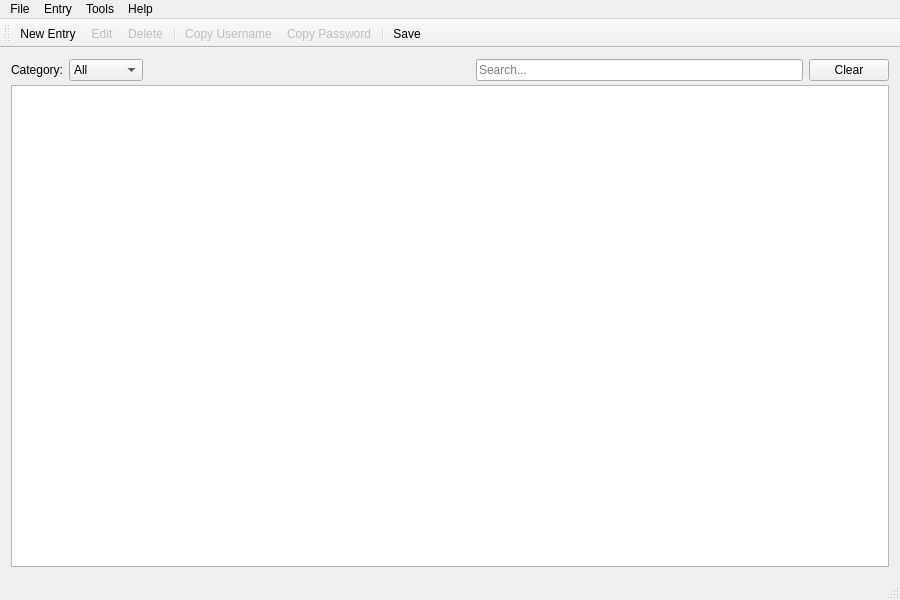
<?xml version="1.0" encoding="UTF-8"?>
<ui version="4.0">
 <class>MainWindow</class>
 <widget class="QMainWindow" name="MainWindow">
  <property name="geometry">
   <rect><x>0</x><y>0</y><width>900</width><height>600</height></rect>
  </property>
  <property name="windowTitle"><string>Password Manager</string></property>
  <property name="minimumSize"><size><width>640</width><height>420</height></size></property>
  <widget class="QWidget" name="centralWidget">
   <layout class="QVBoxLayout" name="verticalLayoutCentral">
    <property name="spacing"><number>4</number></property>
    <property name="contentsMargins"><number>6</number><number>6</number><number>6</number><number>6</number></property>
    <item>
     <layout class="QHBoxLayout" name="horizontalLayoutFilter">
      <item>
       <widget class="QLabel" name="labelCategory">
        <property name="text"><string>Category:</string></property>
        <property name="maximumWidth"><number>65</number></property>
       </widget>
      </item>
      <item>
       <widget class="QComboBox" name="comboBoxCategory">
        <property name="minimumWidth"><number>120</number></property>
        <item><property name="text"><string>All</string></property></item>
        <item><property name="text"><string>General</string></property></item>
        <item><property name="text"><string>Work</string></property></item>
        <item><property name="text"><string>Finance</string></property></item>
        <item><property name="text"><string>Social</string></property></item>
        <item><property name="text"><string>Email</string></property></item>
       </widget>
      </item>
      <item>
       <spacer name="spacerFilterLeft">
        <property name="orientation"><enum>Qt::Horizontal</enum></property>
        <property name="sizeHint" stdset="0"><size><width>40</width><height>20</height></size></property>
       </spacer>
      </item>
      <item>
       <widget class="QLineEdit" name="lineEditSearch">
        <property name="placeholderText"><string>Search...</string></property>
        <property name="minimumWidth"><number>200</number></property>
        <property name="clearButtonEnabled"><bool>true</bool></property>
       </widget>
      </item>
      <item>
       <widget class="QPushButton" name="pushButtonClear">
        <property name="text"><string>Clear</string></property>
        <property name="maximumWidth"><number>60</number></property>
       </widget>
      </item>
     </layout>
    </item>
    <item>
     <widget class="QTableView" name="tableViewPasswords">
      <property name="sizePolicy">
       <sizepolicy hsizetype="Expanding" vsizetype="Expanding">
        <horstretch>0</horstretch><verstretch>0</verstretch>
       </sizepolicy>
      </property>
      <property name="alternatingRowColors"><bool>true</bool></property>
      <property name="selectionBehavior"><enum>QAbstractItemView::SelectRows</enum></property>
      <property name="selectionMode"><enum>QAbstractItemView::SingleSelection</enum></property>
      <property name="sortingEnabled"><bool>true</bool></property>
      <property name="showGrid"><bool>true</bool></property>
     </widget>
    </item>
   </layout>
  </widget>
  <widget class="QMenuBar" name="menubar">
   <property name="geometry"><rect><x>0</x><y>0</y><width>900</width><height>22</height></rect></property>
   <widget class="QMenu" name="menuFile">
    <property name="title"><string>File</string></property>
    <addaction name="actionSave"/>
    <addaction name="separator"/>
    <addaction name="actionExit"/>
   </widget>
   <widget class="QMenu" name="menuEntry">
    <property name="title"><string>Entry</string></property>
    <addaction name="actionNew"/>
    <addaction name="actionEdit"/>
    <addaction name="actionDelete"/>
    <addaction name="separator"/>
    <addaction name="actionCopyUsername"/>
    <addaction name="actionCopyPassword"/>
   </widget>
   <widget class="QMenu" name="menuTools">
    <property name="title"><string>Tools</string></property>
   </widget>
   <widget class="QMenu" name="menuHelp">
    <property name="title"><string>Help</string></property>
   </widget>
   <addaction name="menuFile"/>
   <addaction name="menuEntry"/>
   <addaction name="menuTools"/>
   <addaction name="menuHelp"/>
  </widget>
  <widget class="QToolBar" name="toolBar">
   <property name="windowTitle"><string>Main Toolbar</string></property>
   <attribute name="toolBarArea"><enum>TopToolBarArea</enum></attribute>
   <attribute name="toolBarBreak"><bool>false</bool></attribute>
   <addaction name="actionNew"/>
   <addaction name="actionEdit"/>
   <addaction name="actionDelete"/>
   <addaction name="separator"/>
   <addaction name="actionCopyUsername"/>
   <addaction name="actionCopyPassword"/>
   <addaction name="separator"/>
   <addaction name="actionSave"/>
  </widget>
  <widget class="QStatusBar" name="statusbar"/>
  <action name="actionNew">
   <property name="text"><string>New Entry</string></property>
   <property name="shortcut"><string>Ctrl+N</string></property>
   <property name="toolTip"><string>Create a new password entry</string></property>
  </action>
  <action name="actionEdit">
   <property name="text"><string>Edit</string></property>
   <property name="shortcut"><string>F2</string></property>
   <property name="toolTip"><string>Edit selected entry</string></property>
   <property name="enabled"><bool>false</bool></property>
  </action>
  <action name="actionDelete">
   <property name="text"><string>Delete</string></property>
   <property name="shortcut"><string>Del</string></property>
   <property name="toolTip"><string>Delete selected entry</string></property>
   <property name="enabled"><bool>false</bool></property>
  </action>
  <action name="actionSave">
   <property name="text"><string>Save</string></property>
   <property name="shortcut"><string>Ctrl+S</string></property>
   <property name="toolTip"><string>Save all changes</string></property>
  </action>
  <action name="actionExit">
   <property name="text"><string>Exit</string></property>
   <property name="shortcut"><string>Ctrl+Q</string></property>
   <property name="toolTip"><string>Exit the application</string></property>
  </action>
  <action name="actionCopyUsername">
   <property name="text"><string>Copy Username</string></property>
   <property name="shortcut"><string>Ctrl+B</string></property>
   <property name="toolTip"><string>Copy username to clipboard</string></property>
   <property name="enabled"><bool>false</bool></property>
  </action>
  <action name="actionCopyPassword">
   <property name="text"><string>Copy Password</string></property>
   <property name="shortcut"><string>Ctrl+Shift+C</string></property>
   <property name="toolTip"><string>Copy password to clipboard</string></property>
   <property name="enabled"><bool>false</bool></property>
  </action>
 </widget>
 <layoutdefault spacing="6" margin="11"/>
 <resources/>
 <connections/>
</ui>
